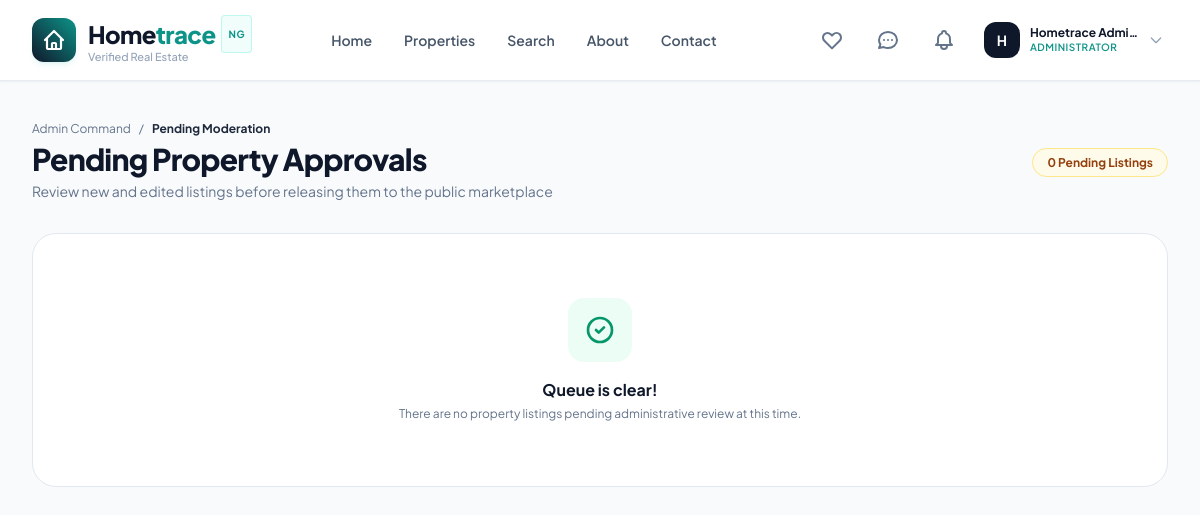
Screenshot of /dashboard/admin-portal/approvals/ (signed in) with the database file from the repository.
### apps/accounts/models.py (models this page shows, shortened)
class User(AbstractBaseUser, PermissionsMixin):
    class Role(models.TextChoices):
        AGENT = 'agent', 'Property Agent'
        BUYER = 'buyer', 'Buyer / Renter'
        ADMIN = 'admin', 'Administrator'
    id = models.UUIDField(primary_key=True, default=uuid.uuid4, editable=False)
    email = models.EmailField(unique=True, max_length=255, db_index=True)
    full_name = models.CharField(max_length=255)
    phone_number = models.CharField(max_length=25, validators=[validate_nigerian_phone], blank=True, null=True)
    role = models.CharField(max_length=20, choices=Role.choices, default=Role.BUYER, db_index=True)
    profile_image = models.ImageField(upload_to='profiles/', blank=True, null=True)
    is_verified = models.BooleanField(default=False, help_text="Email verification status.")
    is_active = models.BooleanField(default=True)
    is_staff = models.BooleanField(default=False)
    date_joined = models.DateTimeField(default=timezone.now)
    updated_at = models.DateTimeField(auto_now=True)
    objects = UserManager()
    USERNAME_FIELD = 'email'
    REQUIRED_FIELDS = ['full_name']
    class Meta:
        verbose_name = 'User'
        verbose_name_plural = 'Users'
        ordering = ['-date_joined']
    @property
    def is_agent(self):
        return self.role == self.Role.AGENT
    @property
    def is_administrator(self):
        return self.role == self.Role.ADMIN or self.is_superuser

### apps/dashboard/views.py (the view)
# urls.py: path('admin-portal/approvals/', views.admin_pending_approvals_view, name='admin_pending_approvals'),
@login_required
@admin_required
def admin_pending_approvals_view(request):
    pending_properties = Property.objects.filter(
        approval_status=Property.ApprovalStatus.PENDING
    ).select_related('agent', 'category').prefetch_related('images').order_by('-created_at')
    return render(request, 'dashboard/admin/pending_approvals.html', {'properties': pending_properties})

### templates/dashboard/admin/pending_approvals.html (shortened to what this page needs)
{% extends 'base.html' %}
{% load static %}
{% block content %}
<div class="py-10 bg-slate-50 min-h-screen">
  <div class="max-w-7xl mx-auto px-4 sm:px-6 lg:px-8">
    <div class="mb-8 flex items-center justify-between">
      <div>
        <div class="flex items-center space-x-2 text-xs text-slate-500 mb-1">
          <a href="{% url 'admin_overview' %}" class="hover:underline">Admin Command</a>
          <span>/</span>
          <span class="text-slate-800 font-bold">Pending Moderation</span>
        </div>
        <h1 class="text-2xl sm:text-3xl font-extrabold text-slate-900 tracking-tight">Pending Property Approvals</h1>
        <p class="text-xs sm:text-sm text-slate-500 mt-1">Review new and edited listings before releasing them to the public marketplace</p>
      </div>
      <div>
        <span class="px-3.5 py-1.5 rounded-full bg-amber-50 border border-amber-200 text-amber-800 font-bold text-xs">
          {{ properties|length }} Pending Listing{{ properties|length|pluralize }}
        </span>
      </div>
    </div>
    <div class="space-y-6">
      {% for prop in properties %}
        <div class="bg-white p-6 rounded-3xl border border-slate-200/80 shadow-sm flex flex-col lg:flex-row items-start lg:items-center justify-between gap-6">
          <div class="flex items-start space-x-4 min-w-0">
            <img src="{{ prop.primary_image_url }}" alt="{{ prop.title }}" class="w-20 h-20 rounded-2xl object-cover flex-shrink-0" onerror="this.onerror=null;this.src='/static/icons/property-placeholder.svg';">
            <div class="min-w-0">
              <div class="flex items-center space-x-2">
                <span class="px-2 py-0.5 rounded text-[10px] font-bold uppercase {% if prop.listing_purpose == 'for_sale' %}bg-blue-50 text-blue-700{% else %}bg-emerald-50 text-emerald-700{% endif %}">
                  {{ prop.get_listing_purpose_display }}
                </span>
                <span class="text-[10px] font-bold text-slate-500 uppercase">{{ prop.category.name }}</span>
                <span class="text-slate-400">&bull;</span>
                <span class="text-[11px] text-slate-400">Submitted {{ prop.created_at|timesince }} ago</span>
              </div>
              <h2 class="text-base font-bold text-slate-900 mt-1">
                <a href="{% url 'property_detail' slug=prop.slug %}" target="_blank" class="hover:text-brand-teal transition-colors">
                  {{ prop.title }}
                </a>
              </h2>
              <p class="text-xs text-slate-500 mt-0.5">
                {{ prop.neighbourhood }}, {{ prop.city }}, {{ prop.state }} State &bull; <strong class="text-slate-900 text-sm font-extrabold">{{ prop.formatted_price }}</strong>
              </p>
              <div class="mt-2 flex items-center space-x-3 text-xs text-slate-600">
                <span>Agent: <strong class="text-slate-900">{{ prop.agent.full_name }}</strong></span>
                <span>&bull;</span>
                <span>{{ prop.bedrooms }} Beds &bull; {{ prop.bathrooms }} Baths</span>
                <span>&bull;</span>
                <span>{{ prop.images.count }} Photos</span>
              </div>
            </div>
          </div>
          <div class="flex items-center space-x-3 flex-shrink-0 w-full lg:w-auto pt-4 lg:pt-0 border-t lg:border-t-0 border-slate-100">
            <a href="{% url 'property_detail' slug=prop.slug %}" target="_blank" class="flex-1 lg:flex-initial px-4 py-2.5 rounded-xl bg-slate-100 hover:bg-slate-200 text-slate-700 font-bold text-xs text-center transition-colors">
              Inspect Listing
            </a>
            <a href="{% url 'admin_approve_property' property_id=prop.id %}" class="flex-1 lg:flex-initial px-5 py-2.5 rounded-xl bg-emerald-600 hover:bg-emerald-700 text-white font-bold text-xs text-center shadow-xs transition-colors">
              Approve & Publish
            </a>
            <button onclick="openRejectModal('{{ prop.id }}', '{{ prop.title|escapejs }}')" class="flex-1 lg:flex-initial px-4 py-2.5 rounded-xl bg-rose-50 hover:bg-rose-100 text-rose-700 font-bold text-xs border border-rose-200 transition-colors">
              Reject
            </button>
          </div>
        </div>
      {% empty %}
        <div class="py-16 text-center bg-white rounded-3xl border border-slate-200">
          <div class="w-16 h-16 mx-auto rounded-2xl bg-emerald-50 text-emerald-600 flex items-center justify-center mb-4">
            <svg class="w-8 h-8" fill="none" stroke="currentColor" viewBox="0 0 24 24"><path stroke-linecap="round" stroke-linejoin="round" stroke-width="2" d="M9 12l2 2 4-4m6 2a9 9 0 11-18 0 9 9 0 0118 0z"/></svg>
          </div>
          <h3 class="text-base font-bold text-slate-900">Queue is clear!</h3>
          <p class="text-xs text-slate-500 mt-1">There are no property listings pending administrative review at this time.</p>
        </div>
      {% endfor %}
    </div>
  </div>
</div>
{% endblock %}

### templates/components/navbar.html (shortened to what this page needs)
{% load static %}
<header class="sticky top-0 z-40 w-full glass-header shadow-sm transition-all duration-200">
  <div class="max-w-7xl mx-auto px-4 sm:px-6 lg:px-8">
    <div class="flex items-center justify-between h-20">
      <a href="{% url 'home' %}" class="flex items-center space-x-3 group">
        <div class="w-11 h-11 rounded-xl bg-gradient-to-tr from-brand-navy to-brand-teal flex items-center justify-center text-white shadow-md shadow-teal-500/10 group-hover:scale-105 transition-transform duration-200">
          <svg class="w-6 h-6" fill="none" stroke="currentColor" viewBox="0 0 24 24"><path stroke-linecap="round" stroke-linejoin="round" stroke-width="2.2" d="M3 12l2-2m0 0l7-7 7 7M5 10v10a1 1 0 001 1h3m10-11l2 2m-2-2v10a1 1 0 01-1 1h-3m-6 0a1 1 0 001-1v-4a1 1 0 011-1h2a1 1 0 011 1v4a1 1 0 001 1m-6 0h6"/></svg>
        </div>
        <div>
          <span class="text-2xl font-extrabold tracking-tight text-brand-navy flex items-center">
            Home<span class="text-brand-teal">trace</span>
            <span class="ml-1.5 px-1.5 py-0.5 text-[10px] uppercase font-bold tracking-wider rounded bg-teal-50 text-brand-teal border border-teal-200/60 hidden sm:inline-block">NG</span>
          </span>
          <span class="text-[11px] text-slate-400 block -mt-1 font-medium hidden sm:block">Verified Real Estate</span>
        </div>
      </a>
      <nav class="hidden md:flex items-center space-x-8">
        <a href="{% url 'home' %}" class="text-sm font-semibold transition-colors duration-150 {% if request.resolver_match.url_name == 'home' %}text-brand-teal{% else %}text-slate-600 hover:text-brand-navy{% endif %}">Home</a>
        <a href="{% url 'property_list' %}" class="text-sm font-semibold transition-colors duration-150 {% if request.resolver_match.url_name == 'property_list' %}text-brand-teal{% else %}text-slate-600 hover:text-brand-navy{% endif %}">Properties</a>
        <a href="{% url 'search' %}" class="text-sm font-semibold transition-colors duration-150 {% if request.resolver_match.url_name == 'search' %}text-brand-teal{% else %}text-slate-600 hover:text-brand-navy{% endif %}">Search</a>
        <a href="{% url 'about' %}" class="text-sm font-semibold transition-colors duration-150 {% if request.resolver_match.url_name == 'about' %}text-brand-teal{% else %}text-slate-600 hover:text-brand-navy{% endif %}">About</a>
        <a href="{% url 'contact' %}" class="text-sm font-semibold transition-colors duration-150 {% if request.resolver_match.url_name == 'contact' %}text-brand-teal{% else %}text-slate-600 hover:text-brand-navy{% endif %}">Contact</a>
      </nav>
      <div class="flex items-center space-x-3 sm:space-x-4">
        {% if user.is_authenticated %}
          <a href="{% url 'favorites_list' %}" class="relative p-2 rounded-xl text-slate-500 hover:text-rose-500 hover:bg-slate-100 transition-colors duration-150" title="Saved Properties">
            <svg class="w-6 h-6" fill="none" stroke="currentColor" viewBox="0 0 24 24"><path stroke-linecap="round" stroke-linejoin="round" stroke-width="2" d="M4.318 6.318a4.5 4.5 0 000 6.364L12 20.364l7.682-7.682a4.5 4.5 0 00-6.364-6.364L12 7.636l-1.318-1.318a4.5 4.5 0 00-6.364 0z"/></svg>
          </a>
          <a href="{% url 'inbox' %}" class="relative p-2 rounded-xl text-slate-500 hover:text-brand-teal hover:bg-slate-100 transition-colors duration-150" title="Messages">
            <svg class="w-6 h-6" fill="none" stroke="currentColor" viewBox="0 0 24 24"><path stroke-linecap="round" stroke-linejoin="round" stroke-width="2" d="M8 12h.01M12 12h.01M16 12h.01M21 12c0 4.418-4.03 8-9 8a9.863 9.863 0 01-4.255-.949L3 20l1.395-3.72C3.512 15.042 3 13.574 3 12c0-4.418 4.03-8 9-8s9 3.582 9 8z"/></svg>
          </a>
          <a href="{% url 'notification_list' %}" class="relative p-2 rounded-xl text-slate-500 hover:text-brand-teal hover:bg-slate-100 transition-colors duration-150" title="Notifications">
          </a>
          <div class="relative">
            <button id="user-menu-btn" class="flex items-center space-x-2.5 p-1 rounded-xl hover:bg-slate-100 transition-colors focus:outline-none">
              {% if user.profile_image %}
                <img src="{{ user.profile_image.url }}" alt="{{ user.full_name }}" class="w-9 h-9 rounded-xl object-cover border border-slate-200">
              {% else %}
                <div class="w-9 h-9 rounded-xl bg-slate-900 text-white font-bold text-sm flex items-center justify-center">
                  {{ user.full_name|slice:":1" }}
                </div>
              {% endif %}
              <div class="text-left hidden lg:block">
                <span class="text-xs font-bold text-slate-900 block leading-tight">{{ user.full_name|truncatechars:15 }}</span>
                <span class="text-[10px] uppercase font-semibold tracking-wider text-brand-teal block">{{ user.get_role_display }}</span>
              </div>
              <svg class="w-4 h-4 text-slate-400 hidden lg:block" fill="none" stroke="currentColor" viewBox="0 0 24 24"><path stroke-linecap="round" stroke-linejoin="round" stroke-width="2" d="M19 9l-7 7-7-7"/></svg>
            </button>
          </div>
        {% endif %}
      </div>
    </div>
  </div>
</header>

### static/css/custom.css (style rules this page uses)
:root { --color-primary: #0F172A; --color-primary-light: #1E293B; --color-teal: #0D9488; --color-teal-hover: #0F766E; --color-emerald: #10B981; --color-amber: #D97706; --color-amber-light: #FEF3C7; --color-bg: #F8FAFC; --color-surface: #FFFFFF; --color-border: #E2E8F0; --color-text: #0F172A; --color-muted: #64748B; --radius-sm: 8px; --radius-md: 12px; --radius-lg: 18px; --radius-xl: 24px; --shadow-sm: 0 1px 2px 0 rgb(0 0 0 / 0.05); --shadow-md: 0 4px 6px -1px rgb(0 0 0 / 0.1), 0 2px 4px -2px rgb(0 0 0 / 0.1); --shadow-lg: 0 10px 15px -3px rgb(0 0 0 / 0.1), 0 4px 6px -4px rgb(0 0 0 / 0.1); --shadow-premium: 0 20px 25px -5px rgb(15 23 42 / 0.08), 0 8px 10px -6px rgb(15 23 42 / 0.04); }
body { font-family: 'Plus Jakarta Sans', -apple-system, BlinkMacSystemFont, "Segoe UI", Roboto, sans-serif; background-color: var(--color-bg); color: var(--color-text); -webkit-font-smoothing: antialiased; -moz-osx-font-smoothing: grayscale; }
.glass-header { background: rgba(255, 255, 255, 0.88); backdrop-filter: blur(12px); -webkit-backdrop-filter: blur(12px); border-bottom: 1px solid rgba(226, 232, 240, 0.8); }

### rows the page displays
User: full_name "H", full_name "Hometrace Admi…", role "ADMINISTRATOR"

### other values shown
{{ properties|length }} "0"
